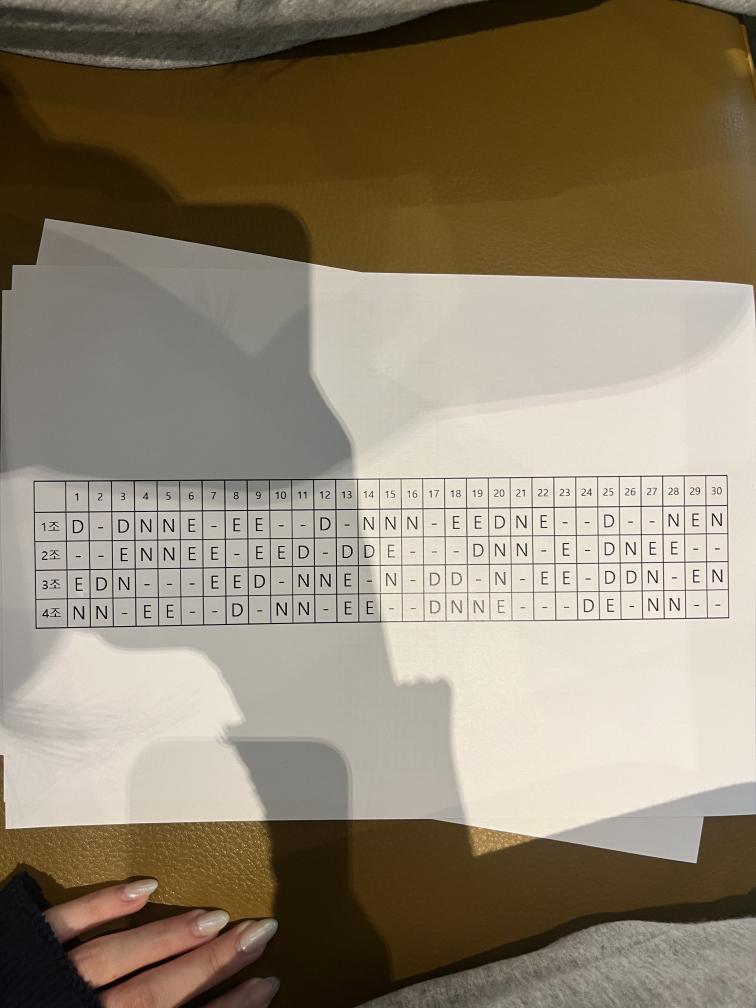
#> input picture schedule9.jpeg, 3024 x 4032 px, found by its file name (shown at 1/4 size)
$ jupyter execute --allow-errors schedule_OCR.ipynb   (shell and % lines are left out)
#> lines starting #> are read from the running program, lines starting #| are printed output that depends on the picture; after the words box and inside, x2 and y2 are one past the last pixel; in counts of white or black regions, pixels touching at a corner belong together
[cell 1]
# 1) 한 번만: 압축 풀기

[cell 2]
 # 1. EnglishFnt dataset에서 D,N,E 데이터셋 구축

import os
from pathlib import Path
from PIL import Image
import shutil
import random

# 원본 폰트 이미지 경로
FNT_BASE = Path("sample_data/English/Fnt")
OUT_BASE = Path("dataset")
CLASS_MAP = {'Sample014': 'D', 'Sample024': 'N', 'Sample015': 'E'}

# dataset/D, dataset/N, dataset/E 폴더 생성 및 초기화
for c in ['D', 'N', 'E']:
    d = OUT_BASE / c
    if d.exists():
        shutil.rmtree(d)
    d.mkdir(parents=True, exist_ok=True)

# 클래스별로 파일 복사 (최대 2000장씩 샘플)
for sample, label in CLASS_MAP.items():
    src = FNT_BASE / sample
    dst = OUT_BASE / label
    files = list(src.glob("*.png"))
    random.shuffle(files)
    for i, f in enumerate(files[:2000]):
        img = Image.open(f).convert("L").resize((32,32))
        img.save(dst / f"{label}_{i:04d}.png")

print("EnglishFnt → dataset/D,N,E 자동 구축 완료")


# 2. Keras 데이터셋 로드 및 증강
import tensorflow as tf
from tensorflow.keras import layers, models

IMG_SIZE    = (32, 32)
BATCH_SIZE  = 64
EPOCHS      = 20
TFLITE_PATH = "dne_classifier.tflite"
CLASS_NAMES = ["D", "N", "E"]
VALID_SPLIT = 0.2 #검증데이터 비율
SEED        = 42

#> (the rest of this cell did not finish here and is left out)

[cell 3]


# 0. 패키지 임포트 및 설정

import cv2
import numpy as np
import matplotlib.pyplot as plt
import json
import tensorflow as tf

# 사용자 설정
IMAGE_PATH   = "/content/schedule9.jpeg"       # 근무표 이미지 경로
TFLITE_MODEL = "dne_classifier.tflite"      # TFLite 분류기 모델
WHITE_THRESH = 0.92                         # 빈 셀 판단 기준
CLASS_LABELS = ['D', 'N', 'E']              # 분류 클래스
HEADER_SKIP_Y = 1                           # 위쪽 헤더 행 수
HEADER_SKIP_X = 1                           # 왼쪽 헤더 열 수


# 1. 표 검출 및 워핑(정렬)

def detect_and_warp_table(img_path):
#> called with img_path = '/content/schedule9.jpeg'
    orig_img = cv2.imread(img_path)
#> orig_img is the input picture: shape (4032, 3024, 3); mean B, G, R 113.3, 132.7, 144.5
    assert orig_img is not None, f"Image not found at {img_path}"
    max_width = 1000
    if orig_img.shape[1] > max_width:
        scale = max_width / orig_img.shape[1]
#> scale = 0.331
        orig_img = cv2.resize(orig_img, None, fx=scale, fy=scale)
#> orig_img: shape (1333, 1000, 3)
    gray = cv2.cvtColor(orig_img, cv2.COLOR_BGR2GRAY)
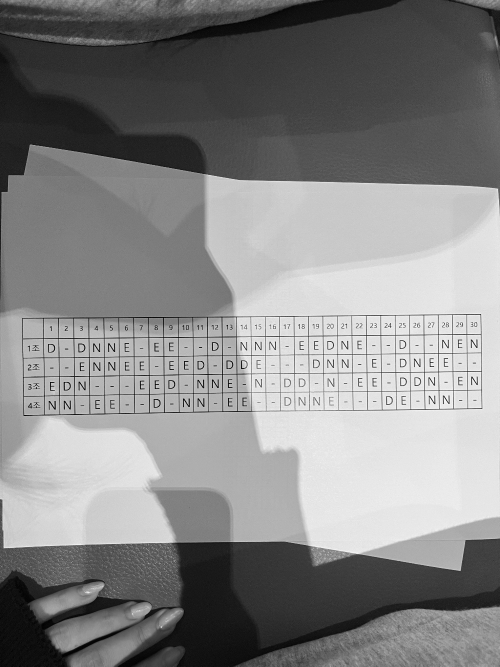
#> gray: shape (1333, 1000) (shown at 1/2 size); min 0, max 253, mean 133.9
    blur = cv2.GaussianBlur(gray, (5, 5), 0)
    binary = cv2.adaptiveThreshold(blur, 255, cv2.ADAPTIVE_THRESH_MEAN_C,
                                   cv2.THRESH_BINARY_INV, 15, 8)
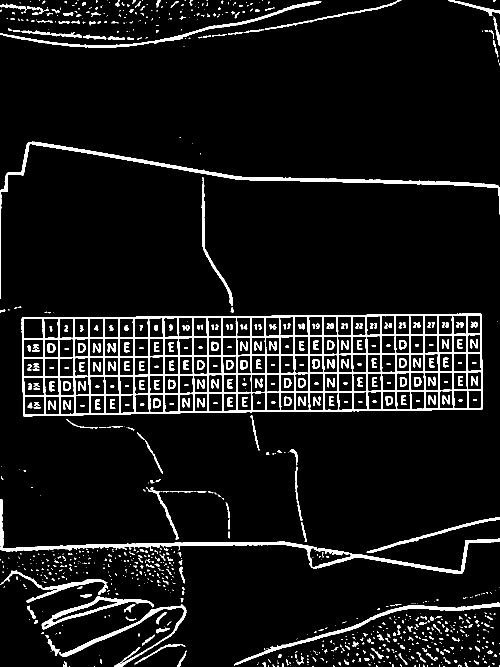
#> binary: shape (1333, 1000) (shown at 1/2 size); 7.4% white; 988 white regions (614 under 20 px)
    plt.imshow(binary, cmap='gray')
    plt.title("이진화된 이미지")
    plt.axis('off')
    plt.show()

    # 외곽 검출
    contours, _ = cv2.findContours(binary, cv2.RETR_EXTERNAL, cv2.CHAIN_APPROX_SIMPLE)
#> contours = 798 contours, 680 with area under 20; largest, box (x1, y1, x2, y2) and area: (43, 627, 966, 833) 177022, (0, 998, 1000, 1148) 8288, (0, 283, 1000, 598) 5990, (83, 1193, 308, 1259) 3200, (468, 1205, 1000, 1331) 2761
    contours = sorted(contours, key=cv2.contourArea, reverse=True)
    table_contour = None
    for cnt in contours:
        approx = cv2.approxPolyDP(cnt, 0.02 * cv2.arcLength(cnt, True), True)
        if len(approx) == 4:
            table_contour = approx
            break
#> this loop made 1 pass
#> table_contour on pass 1: [[962, 628], [44, 635], [46, 831], [964, 818]]

    if table_contour is not None:
        def sort_points(pts):
            pts = pts.reshape(4, 2)
#> pts = [[962, 628], [44, 635], [46, 831], [964, 818]]
            s = pts.sum(axis=1)
#> s = [1590, 679, 877, 1782]
            diff = np.diff(pts, axis=1)
#> diff = [-334, 591, 785, -146]
            return np.array([
                pts[np.argmin(s)], pts[np.argmin(diff)],
                pts[np.argmax(s)], pts[np.argmax(diff)]
            ], dtype='float32')
        rect = sort_points(table_contour)
#> rect = [[44, 635], [962, 628], [964, 818], [46, 831]]
        width = int(max(np.linalg.norm(rect[0] - rect[1]), np.linalg.norm(rect[2] - rect[3])))
#> width = 918
        height = int(max(np.linalg.norm(rect[0] - rect[3]), np.linalg.norm(rect[1] - rect[2])))
#> height = 196
        dst = np.array([[0,0],[width-1,0],[width-1,height-1],[0,height-1]], dtype='float32')
#> dst = [[0, 0], [917, 0], [917, 195], [0, 195]]
        M = cv2.getPerspectiveTransform(rect, dst)
#> M = [[0.967, -0.00987, -36.29], [0.00758, 0.994, -631.4], [-3.33e-05, 6.9e-07, 1]]
        warped = cv2.warpPerspective(orig_img, M, (width, height))
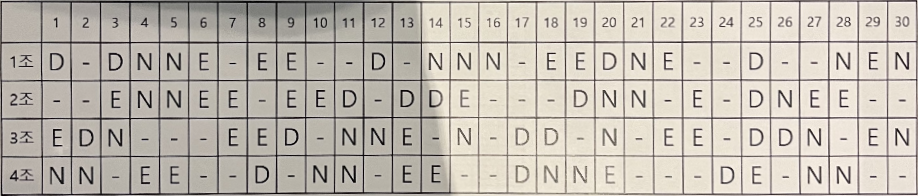
#> warped: shape (196, 918, 3); mean B, G, R 176.8, 185.9, 192.3
        # 시각화
        temp = orig_img.copy()
        cv2.drawContours(temp, [table_contour], -1, (0, 255, 0), 3)
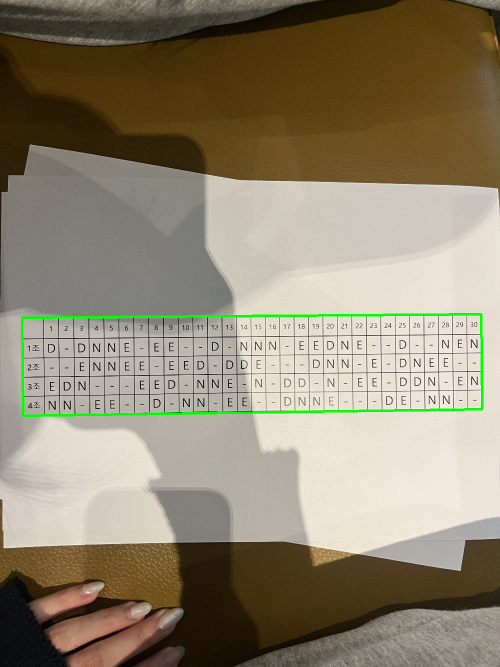
#> temp: shape (1333, 1000, 3) (shown at 1/2 size); mean B, G, R 111.9, 133.4, 143.1
    else:
        print("표 외곽 인식 실패 — 원본 사용")
        warped = orig_img
        temp = orig_img.copy()

    temp_rgb = cv2.cvtColor(temp, cv2.COLOR_BGR2RGB)
    plt.imshow(temp_rgb)
    plt.title("표 외곽 검출 결과")
    plt.axis('off')
    plt.show()
    return warped


# 2. robust grid 기반 셀 경계 검출

def get_table_cells(warped, skip_rows=HEADER_SKIP_Y, skip_cols=HEADER_SKIP_X):
#> called with skip_rows = 1, skip_cols = 1
    img = warped
    if len(img.shape) == 3:
        gray = cv2.cvtColor(img, cv2.COLOR_BGR2GRAY)
#> gray: shape (196, 918)
    else:
        gray = img.copy()
    _, bw = cv2.threshold(gray, 128, 255, cv2.THRESH_BINARY_INV)
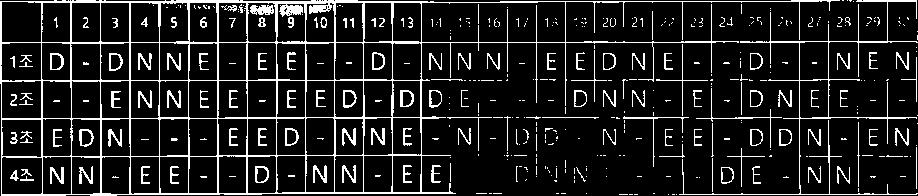
#> bw: shape (196, 918); 12.2% white in thin lines or dots
    h, w = bw.shape
#> h = 196; w = 918
    hor_k = cv2.getStructuringElement(cv2.MORPH_RECT, (max(10, w//30), 1))
    ver_k = cv2.getStructuringElement(cv2.MORPH_RECT, (1, max(10, h//30)))
#> ver_k = [1, 1, 1, 1, 1, 1, 1, 1, 1, 1]
    hor = cv2.erode(bw, hor_k); hor = cv2.dilate(hor, hor_k)
#> after `hor = cv2.erode(bw, hor_k)`: hor: shape (196, 918); 2.6% white in thin lines or dots
#> after `hor = cv2.dilate(hor, hor_k)`:
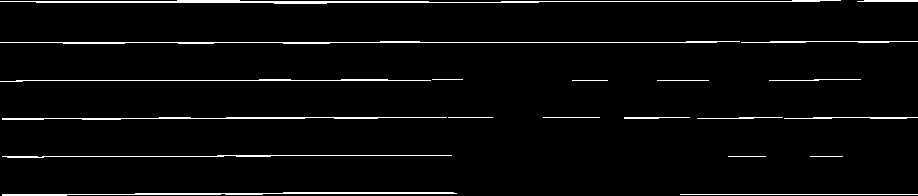
#> hor: shape (196, 918); 3.5% white in thin lines or dots
    ver = cv2.erode(bw, ver_k); ver = cv2.dilate(ver, ver_k)
#> after `ver = cv2.erode(bw, ver_k)`: ver: shape (196, 918); 3.9% white in thin lines or dots
#> after `ver = cv2.dilate(ver, ver_k)`:
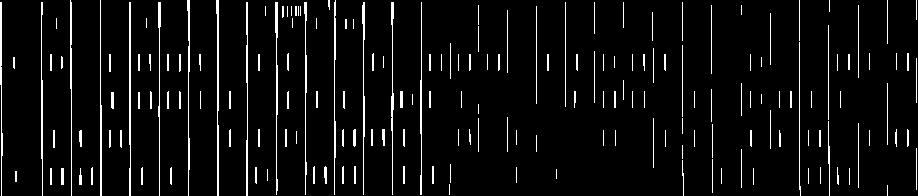
#> ver: shape (196, 918); 5.4% white in thin lines or dots
    grid = cv2.bitwise_and(hor, ver)
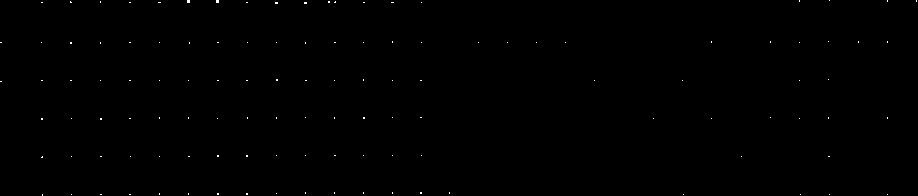
#> grid: shape (196, 918); 0.13% white in thin lines or dots
    pts = cv2.findNonZero(grid)
#> pts = contour of 239 points, box (x1, y1, x2, y2) (0, 0, 917, 196), area 21753
    ys = sorted({p[0][1] for p in pts})
#> ys = [0, 1, 2, 3, 41, 42, 43, 79, 80, 81, 117, 118, 119, 155, 156, 157, 192, 193, 194, 195]
    xs = sorted({p[0][0] for p in pts})
#> xs = 57 values from 0 to 916

    def group(coords, tol=10):
#> called with tol = 10
        groups, cur = [], [coords[0]]
#> groups = []; cur = [0]
        for c in coords[1:]:
            if abs(c-cur[-1]) <= tol:
                cur.append(c)
            else:
                groups.append(cur)
                cur = [c]
#> this loop made 19 passes
#> (c, cur) on passes 4, 7, 10, 13, 16: (41, [41]), (79, [79]), (117, [117]), (155, [155]), (192, [192])
#> c on passes 5, 6, 8, 9, 11, 12: 42, 43, 80, 81, 118, 119
#> after the loop, groups = [[0, 1, 2, 3], [41, 42, 43], [79, 80, 81], [117, 118, 119], [155, 156, 157]]
        groups.append(cur)
        return [int(sum(g)/len(g)) for g in groups]

    y_lines = group(ys)
#> y_lines = [1, 42, 80, 118, 156, 193]
    x_lines = group(xs)
#> the loop in group (call 2), `for c in coords[1:]:` made 56 passes
#> (c, cur) on passes 2, 4, 6, 8, 10, 13, 16, 19, 21, 24, 27, 31: (41, [41]), (70, [70]), (100, [100]), (129, [129]), (158, [158]), (187, [187]), (216, [216]), (246, [246]), (275, [275]), (304, [304]), (328, [328]), (363, [363])
#> c on passes 3, 5, 7, 9, 11, 12: 42, 71, 101, 130, 159, 160
#> x_lines = 31 values from 0 to 916

    # --- gap 보정 x_lines ---
    x_gaps = np.diff(x_lines)
#> x_gaps = 30 values, max 59 at index 20, min 26 at index 10, mean 30.53
    mean_gap = np.median(x_gaps)
#> mean_gap = 29
    new_x = [x_lines[0]]
#> new_x = [0]
    for a, b in zip(x_lines, x_lines[1:]):
        gap = b - a
        if gap > mean_gap * 1.5:
            new_x.append(int((a + b) // 2))
        new_x.append(b)
#> this loop made 30 passes
#> (a, b, gap) on passes 1 to 12: (0, 41, 41), (41, 70, 29), (70, 100, 30), (100, 129, 29), (129, 159, 30), (159, 188, 29), (188, 217, 29), (217, 246, 29), (246, 276, 30), (276, 305, 29), (305, 331, 26), (331, 363, 32)
#> after the loop, new_x = 32 values from 0 to 916
    x_lines = sorted(set(new_x))
#> x_lines = 32 values from 0 to 916

    # --- gap 보정 y_lines ---
    y_gaps = np.diff(y_lines)
#> y_gaps = [41, 38, 38, 38, 37]
    mean_gap_y = np.median(y_gaps)
#> mean_gap_y = 38
    new_y = [y_lines[0]]
#> new_y = [1]
    for a, b in zip(y_lines, y_lines[1:]):
        gap = b - a
        if gap > mean_gap_y * 1.5:
            new_y.append(int((a + b) // 2))
        new_y.append(b)
#> this loop made 5 passes
#> (a, b, gap) on passes 1 to 5: (1, 42, 41), (42, 80, 38), (80, 118, 38), (118, 156, 38), (156, 193, 37)
#> after the loop, new_y = [1, 42, 80, 118, 156, 193]
    y_lines = sorted(set(new_y))

    data_ys = y_lines[skip_rows:]
#> data_ys = [42, 80, 118, 156, 193]
    data_xs = x_lines[skip_cols:]
#> data_xs = 31 values from 41 to 916
    row_ranges = [(data_ys[i],   data_ys[i+1]) for i in range(len(data_ys)-1)]
#> row_ranges = [(42, 80), (80, 118), (118, 156), (156, 193)]
    col_ranges = [(data_xs[j],   data_xs[j+1]) for j in range(len(data_xs)-1)]
#> col_ranges = 30 pairs, first value 41 to 887, second value 70 to 916

    # grid 시각화 (옵션)
    grid_vis = cv2.cvtColor(gray, cv2.COLOR_GRAY2BGR)
    for y in y_lines:
        cv2.line(grid_vis, (x_lines[0], y), (x_lines[-1], y), (0,0,255), 1)
#> this loop made 6 passes
#> y on passes 2 to 6: 42, 80, 118, 156, 193
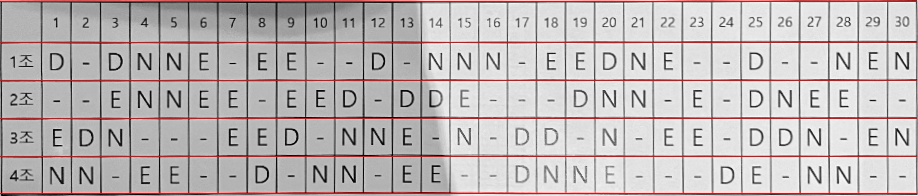
#> grid_vis: shape (196, 918, 3); mean B, G, R 183.7, 183.7, 191.5
    for x in x_lines:
        cv2.line(grid_vis, (x, y_lines[0]), (x, y_lines[-1]), (0,0,255), 1)
#> this loop made 32 passes
#> x on passes 2 to 13: 41, 70, 100, 129, 159, 188, 217, 246, 276, 305, 331, 363
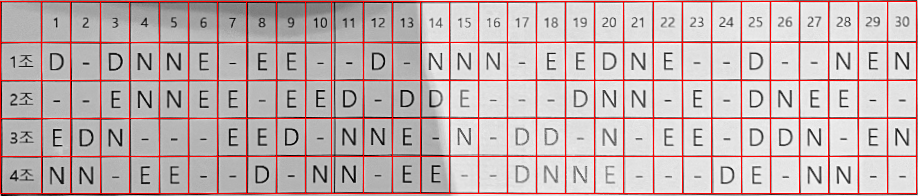
#> grid_vis: shape (196, 918, 3); 3.33% of pixels changed, all inside (x1, y1, x2, y2) = (0, 2, 917, 193)
    plt.imshow(grid_vis)
    plt.title("grid 검출 결과 (gap 보정 포함)")
    plt.axis('off')
    plt.show()

    return gray, row_ranges, col_ranges


# 3. tight crop + OCR 분류 함수

# [46 lines left out: functions tight_crop_and_resize, classify_dne, not called in this run]


# 4. 메인 실행 (셀 분할+OCR+시각화)

def main():
    # (1) 표 워핑
    warped = detect_and_warp_table(IMAGE_PATH)
    # (2) robust grid기반 셀 좌표 추출
    gray, data_rows, data_cols = get_table_cells(warped, skip_rows=HEADER_SKIP_Y, skip_cols=HEADER_SKIP_X)
#> data_rows = [(42, 80), (80, 118), (118, 156), (156, 193)]; data_cols has the same summary as col_ranges in get_table_cells
    # (3) 모델 준비
    interpreter = tf.lite.Interpreter(model_path=TFLITE_MODEL)
    interpreter.allocate_tensors()
    input_details  = interpreter.get_input_details()
    output_details = interpreter.get_output_details()
    # (4) 셀별 분류 및 저장
    result = {}
    debug_count = 0
    n_rows, n_cols = len(data_rows), len(data_cols)
    plt.figure(figsize=(n_cols*1.5, n_rows*1.5))
    for r, (y1, y2) in enumerate(data_rows):
        row_dict = {}
        for c, (x1, x2) in enumerate(data_cols):
            cell_img = gray[y1:y2, x1:x2]
            debug = (debug_count < 20)
            val = classify_dne(cell_img, interpreter, input_details, output_details,
                               debug=debug, r=r, c=c)
            row_dict[str(c+1)] = val
            if debug: debug_count += 1
            # 셀 시각화
            ax = plt.subplot(n_rows, n_cols, r*n_cols + c + 1)
            plt.imshow(cell_img, cmap='gray')
            plt.title(val)
            plt.axis('off')
        result[str(r+1)] = row_dict
    plt.tight_layout()
    plt.show()

    # (5) 결과 저장
    with open("schedule_inferred.json", "w", encoding="utf-8") as f:
        json.dump(result, f, ensure_ascii=False, indent=2)
    print("schedule_inferred.json 저장 완료")
    print(json.dumps(result, ensure_ascii=False, indent=2))


# 5. 실행

if __name__ == '__main__':
    main()
#> (the call stopped at in main, `interpreter = tf.lite.Interpreter(model_path=TFLITE_MODEL)`: tensorflow is not available in this run)
